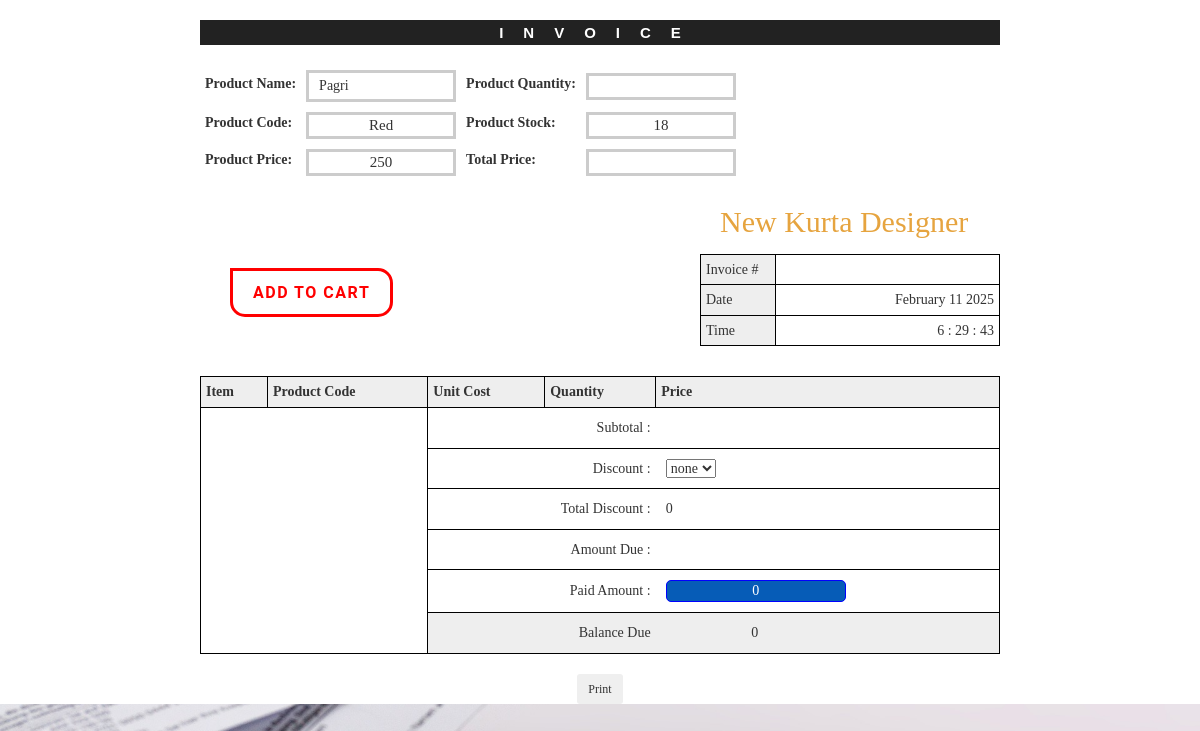
The page /Billing/invoice_test.php?id=1 on the database its author committed.
### tables this page shows
CREATE TABLE `productlist` (
  `id` int(11) NOT NULL,
  `p_code` int(11) NOT NULL,
  `p_name` varchar(250) NOT NULL,
  `pro_code` varchar(250) NOT NULL,
  `p_color` varchar(100) NOT NULL,
  `p_single_piece_cost` int(11) NOT NULL,
  `p_sold` int(11) NOT NULL,
  `p_remaining` int(11) NOT NULL,
  `p_price` int(11) NOT NULL,
  `p_size` varchar(150) NOT NULL,
  `p_pic` varchar(150) NOT NULL,
  `p_date` date NOT NULL
);

### Billing/invoice_test.php (the view, shortened to what this page needs)
<!DOCTYPE html>
<html >
<head>
<link rel="stylesheet" href="https://maxcdn.bootstrapcdn.com/bootstrap/3.3.7/css/bootstrap.min.css">
<link href="css/styling.css" media="screen" rel="stylesheet" type="text/css" />
<link rel="stylesheet" type="text/css" href="css/style.css">
<link href="src/facebox.css" media="screen" rel="stylesheet" type="text/css" />
<?php
$timestamp=time();
  $da=date(" d Y", $timestamp);
$mons = array(1 => "January", 2 => "February", 3 => "March", 4 => "April", 5 => "May", 6 => "June", 7 => "July", 8 => "August", 9 => "September", 10 => "October", 11 => "November", 12 => "December");
$date = getdate();
$month = $date['mon'];
$month_name = $mons[$month];
    ?>
<body>
  <html lang="en">
<head>
</head>
<body onload="ShowTime()">
	<div id="page-wrap">
		<input type="text" id="header" value="INVOICE" style="height: 25px;">
		<div id="identity">
    <form action="oerder.php" method="post" name="form">
    <table style=" border: 0px">
    <tr style=" border: 0px">
		<td style="background: unset;border: 0px"><label>Product Name:</label></td>
  <td style="background: unset;border: 0px">
     <?php
    $link = mysqli_connect("localhost", "root", "", "admin");
    if(isset($_GET['id'])){
    $id=$_GET['id'];
    $query="SELECT * FROM productlist where id=$id";
    $run=mysqli_query($link,$query);
    while($suggest = mysqli_fetch_array($run)) {
      $p_code=$suggest['p_code'];
      $p_names=$suggest['p_name'];
      $p_desc=$suggest['pro_code'];
      $p_price=$suggest['p_single_piece_cost'];
      $p_remaining=$suggest['p_remaining'];
    }
}
    ?>
    <div class="search-box">
        <input type="text" id="p_name" name="p_name" autocomplete="off" placeholder="Search Product..." value="<?php if(isset($id)){echo $p_names; }?>" />
    </div>
  </td>
    <td style="background: unset;border: 0px"><label>Product Quantity:</label></td>
  <td style="background: unset;border: 0px"><input type="text"  name="QTY" id="QTY" style="width: 105px;border:0px;text-align:center;background:none;font-size:15px;border: 3px solid #CCCCCC;width: 150px" onkeyup="multiply()"/></td>
  </tr>
    <tr style=" border: 0px">
    <td style="background: unset;border: 0px"><label>Product Code:</label></td>
  <td style="background: unset;border: 0px"><input type="text" id="add_p_desc" name="add_p_desc" value="<?php if(isset($id)){echo $p_desc; }?>" style="width: 105px;border:0px;text-align:center;background:none;font-size:15px;border: 3px solid #CCCCCC;width: 150px" readonly/></td>
    <td style="background: unset;border: 0px"><label>Product Stock:</label></td>
  <td style="background: unset;border: 0px"><input type="text" id="add_p_stock" name="add_p_stock" value="<?php if(isset($id)){echo $p_remaining; }?>" style="width: 105px;border:0px;text-align:center;background:none;font-size:15px;border: 3px solid #CCCCCC;width: 150px" readonly/></td>
  </tr>
    <tr style=" border: 0px">
    <td style="background: unset;border: 0px"><label>Product Price:</label></td>
  <td style="background: unset;border: 0px"><input type="text" id="add_p_price" name="add_p_price" value="<?php if(isset($id)){echo $p_price; }?>" style="width: 105px;border:0px;text-align:center;background:none;font-size:15px;border: 3px solid #CCCCCC;width: 150px" onchange="price_mul()" /></td>
  <td style="background: unset;border: 0px"><label>Total Price:</label></td>
  <td style="background: unset;border: 0px"><input name="TOTAL" id="TOTAL" type="text"  style="width: 105px;border:0px;text-align:center;background:none;font-size:15px;border: 3px solid #CCCCCC;width: 150px"  readonly/></td>
  <td style="background: unset;border:none"><input name="id" type="hidden" value="<?php echo $id; ?>" readonly/></td>
  <td style="background: unset;border:none"><input name="p_code" type="hidden" value="<?php echo $p_code; ?>" readonly/></td>
  </tr>
  </table>
    <br />
		<p style="padding-left: 520px;font-size: 30px;color: #E6A43F">New Kurta Designer</p>
		</div>
		<div id="customer">
      <button type="submit" name="submit" class="snip1544" id="xx" disabled="">Add to Cart</button>
            <table id="meta" style="background-color: #fff">
                <tr>
                    <td class="meta-head">Invoice #</td>
                    <td><input type="text" name="invoice" readonly value="<?php echo $_SESSION['SESS_MEMBER_ID']; ?>"></td>
                </tr>
                <tr>
                    <td class="meta-head">Date</td>
                    <td><input type="text" name="date" readonly value="<?php echo $month_name.$da ?>"></td>
                </tr>
                <tr>
                    <td class="meta-head">Time</td>
                    <td><input type="text" name="time" id="time" readonly></td>
                </tr>
            </table>
		</div>
		<table id="items" style="background-color: #fff">
		  <tr>
		      <th>Item</th>
		      <th>Product Code</th>
		      <th>Unit Cost</th>
		      <th>Quantity</th>
		      <th>Price</th>
		  </tr>
<form action="preview.php" method="post" name="mn" id="suggestSearch">
		    <tr>
		      <td colspan="2" class="blank"> </td>
		      <td colspan="2" class="total-line">Subtotal :</td>
		      <td class="total-value"><div id="subtotal">
            <?php
$link = mysqli_connect("localhost", "root", "", "admin");
 $f=$_SESSION['SESS_MEMBER_ID'];
 $result = mysqli_query($link,"SELECT sum(total_price) FROM sales where reciept = '$f'");
 while($row2 = mysqli_fetch_assoc($result))
   {
       $yy=$row2['sum(total_price)'];
     }
?>
<input type="text" name="tretail" id="tretail" style="text-align: left;" value="<?php echo $yy;?>" readonly>
          </div></td>
		  </tr>
		  <tr>
		      <td colspan="2" class="blank"> </td>
		      <td colspan="2" class="total-line">Discount :</td>
		      <td class="total-value"><div id="total">
          <select name="aba" onchange="mul()" style=" margin-right:76px;">
          <option value=".00">none</option>
          </select></div></td>
		  </tr>
		  <tr>
		      <td colspan="2" class="blank"> </td>
		      <td colspan="2" class="total-line">Total  Discount :</td>
		      <td class="total-value">
          <input type="text" name="tdiscount" id="tdiscount" style="text-align:left" value="0" readonly/> </td>
		  </tr>
		  <tr>
		      <td colspan="2" class="blank"> </td>
		      <td colspan="2" class="total-line">Amount Due :</td>
		      <td class="total-value"><input style="background-color: unset; text-align: left;" name="gtotal" id="gtotal" size="17" readonly value="<?php echo $yy;?>"/></td>
		  </tr>
          <tr>
          <td colspan="2" class="blank"> </td>
          <td colspan="2" class="total-line">Paid Amount :</td>
          <td class="total-value"><input type="text" name="paid_amount" id="paid_amount" onkeyup="total()" style="text-align: center; border-radius: 5px;border:1px blue solid; background: #065CB7;color: white" value="0"></td>
      </tr>
          <tr>
          <td colspan="2" class="blank"> </td>
          <td colspan="2" class="total-line balance">Balance Due</td>
          <td class="total-value balance">
          <input style="text-align: center;background-color: unset;" type="text" name="total_amount" id="total_amount" value="0" readonly>
          </td>
      </tr>
		</table>
		<div id="terms">
		  <button type="submit" name="bill" class="btn btn-sm" style="margin: 0 auto">Print</button>
		</div>
	</div>
</body>
</html>

### Billing/css/style.css (style rules this page uses)
* { margin: 0; padding: 0; }
body { font: 14px/1.4 Georgia, serif; }
#page-wrap { width: 800px; margin: 0 auto; }
html { height:100%; background: url(images/background.jpg) no-repeat center center fixed; background-size: cover; }
table { border-collapse: collapse; }
table td, table th { border: 1px solid black; padding: 5px; }
#header { height: 15px; width: 100%; margin: 20px 0; background: #222; text-align: center; color: white; font: bold 15px Helvetica, Sans-Serif; text-decoration: uppercase; letter-spacing: 20px; padding: 8px 0px; }
#customer { overflow: hidden; }
#meta { margin-top: 1px; width: 300px; float: right; }
#meta td { text-align: right; }
#meta td.meta-head { text-align: left; background: #eee; }
#items { clear: both; width: 100%; margin: 30px 0 0 0; border: 1px solid black; }
#items th { background: #eee; }
#items td.total-line { border-right: 0; text-align: right; }
#items td.total-value { border-left: 0; padding: 10px; }
#items td.balance { background: #eee; }
#items td.blank { border: 0; }
#terms { text-align: center; margin: 20px 0 0 0; }
.snip1544 { font-family: 'Roboto', Arial, sans-serif; color: #ffffff; cursor: pointer; padding: 0px 40px; display: inline-block; margin: 15px 30px; text-transform: uppercase; line-height: 2.7em; letter-spacing: 1.5px; font-size: 1em; outline: none; position: relative; font-size: 16px; border: 3px solid #fff; background-color: transparent; border-radius: 0 15px 15px; -webkit-transition: all 0.3s; transition: all 0.3s; }
.snip1544:before { content: ""; position: absolute; right: -3px; bottom: -3px; width: 0; height: 0; border-style: solid; border-width: 0 0 35px 35px; border-color: transparent transparent #c87f0a transparent; z-index: 1; }

### Billing/invoice_test.php (style rules this page uses)
input { border:0; text-align: right; }
.snip1544 { font-family: 'Roboto', Arial, sans-serif; color: #000; font-weight: bold; cursor: pointer; padding: 0px 20px; display: inline-block; margin: 15px 30px; text-transform: uppercase; line-height: 2.7em; letter-spacing: 1.5px; font-size: 1em; outline: none; position: relative; font-size: 16px; border: 3px solid #6699FF; background-color: transparent; border-radius: 0 15px 15px; -webkit-transition: all 0.3s; transition: all 0.3s; }
.snip1544:before { content: ""; position: absolute; right: -3px; bottom: -3px; width: 0; height: 0; border-style: solid; border-width: 0 0 35px 35px; border-color: transparent transparent transparent; z-index: 1; }
.search-box { width: 150px; position: relative; display: inline-block; font-size: 14px; }
.search-box input[type="text"] { height: 32px; padding: 5px 10px; border: 3px solid #CCCCCC; font-size: 14px; text-align: left; background: none; }
.search-box input[type="text"], .result { width: 100%; box-sizing: border-box; }

### rows shown on the page
productlist: p_name "Pagri", add_p_desc "Red", add_p_stock "18", add_p_price "250"
